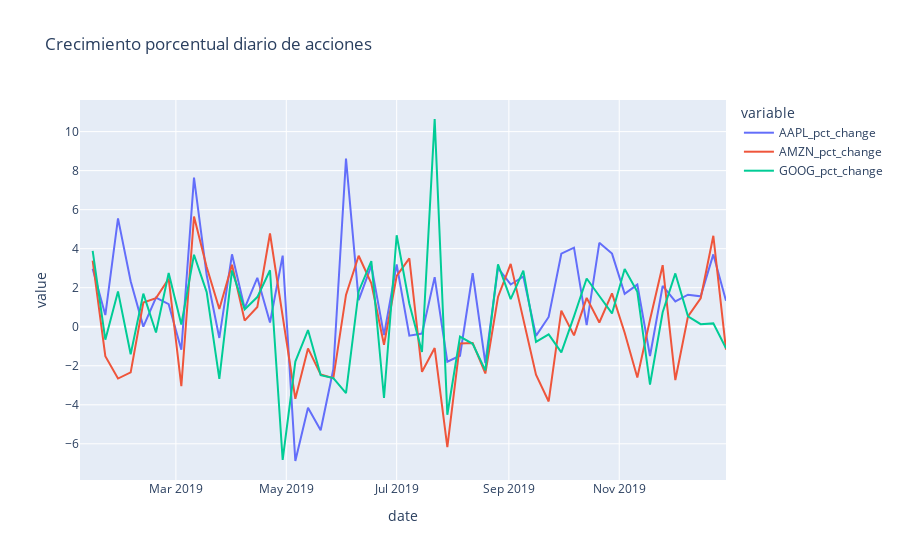

Source (notebook cell):
### Markdown cell above
Porcentaje de crecimiento diarios

### Code cell
import plotly.express as px

# Calcular el cambio porcentual diario para cada acción
df_stocks['AAPL_pct_change'] = df_stocks.AAPL.pct_change() * 100
df_stocks['AMZN_pct_change'] = df_stocks.AMZN.pct_change() * 100
df_stocks['GOOG_pct_change'] = df_stocks.GOOG.pct_change() * 100

# Graficar los cambios porcentuales de cada acción
fig = px.line(df_stocks, x='date', y=['AAPL_pct_change', 'AMZN_pct_change', 'GOOG_pct_change'],
              labels={'x': 'Fecha', 'y': 'Cambio porcentual'},
              title='Crecimiento porcentual diario de acciones')

fig.show()
